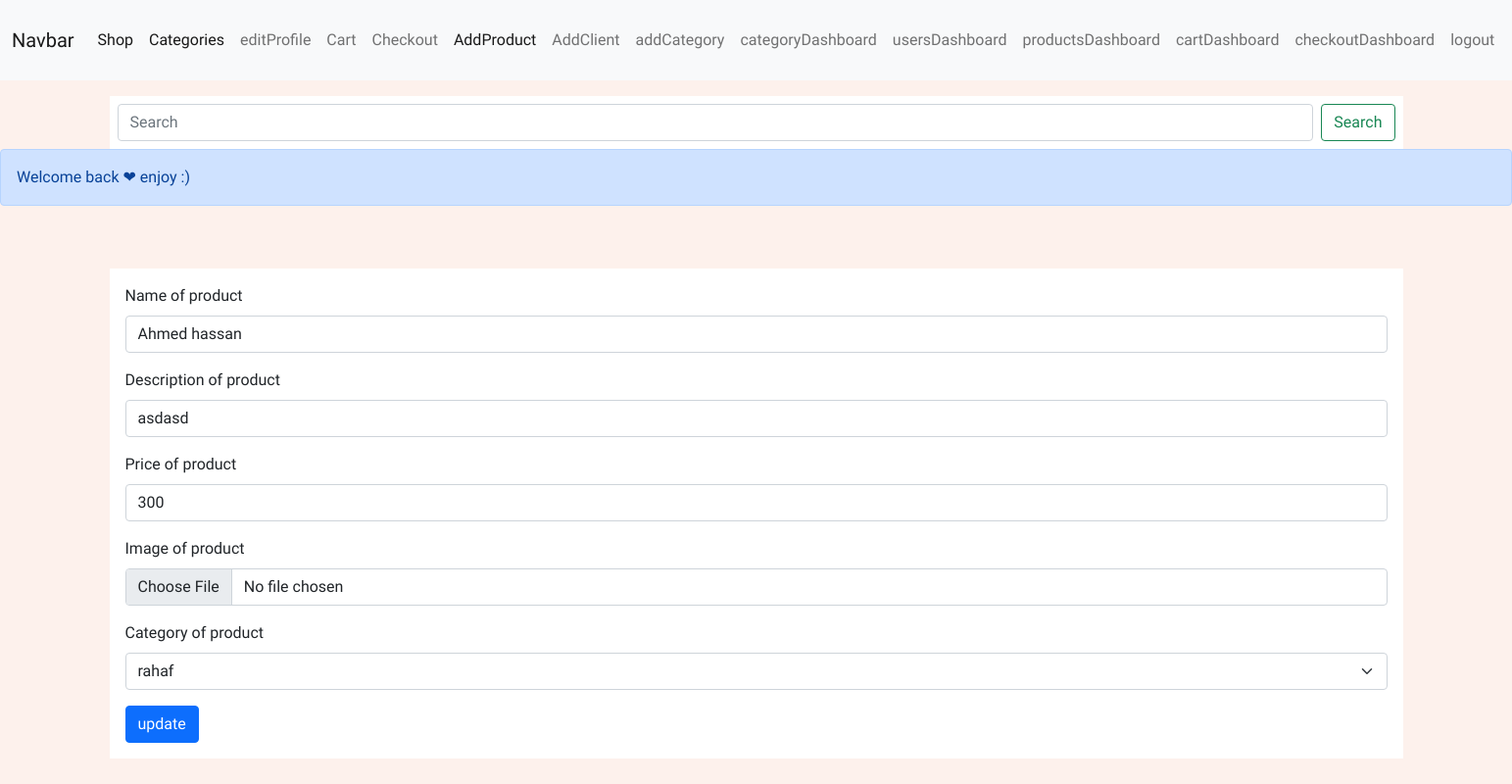
/pages/editProduct.php?id=1 (signed in), run on the app's committed database.
### tables this page shows
CREATE TABLE `items` (
  `id` int(11) NOT NULL,
  `name` varchar(30) NOT NULL,
  `image` varchar(200) NOT NULL,
  `description` varchar(200) NOT NULL,
  `price` int(11) NOT NULL,
  `user_email` varchar(100) NOT NULL,
  `category` varchar(100) NOT NULL
);

### pages/editProduct.php (the view, shortened to what this page needs)
<?php
require_once("../inc/header.php");
if (isset($_GET["id"])) {
    $id = $_GET["id"];
    $selectItems = "SELECT * FROM `items` WHERE id='$id'";
    $q_items = mysqli_query($con, $selectItems);
    while ($result = mysqli_fetch_assoc($q_items)) {
        $data[] = $result;
    }
    if (isset($data)) {
        if (isset($_SESSION["success"])) { ?>
            <div class="alert alert-primary" role="alert">
            <?php echo $_SESSION["success"];
        }
            ?>
            </div>
            <br />
            <br />
            <div class="container p-3">
                <div class="row">
                    <?php foreach ($data as $cat) : ?>
                        <form method="POST" action="../handler/updateProduct.php" enctype="multipart/form-data">
                            <div class="mb-3">
                                <label for="exampleInputEmail1" class="form-label">Name of product</label>
                                <input type="text" class="form-control" name="name" value="<?php echo $cat["name"]; ?>" aria-describedby="emailHelp">
                            </div>
                            <div class="mb-3">
                                <label for="exampleInputEmail1" class="form-label">Description of product</label>
                                <input type="text" class="form-control" name="desc" value="<?php echo $cat["description"]; ?>" aria-describedby="emailHelp">
                            </div>
                            <div class="mb-3">
                                <label for="exampleInputPassword1" class="form-label">Price of product</label>
                                <input type="number" class="form-control" name="price" value="<?php echo $cat["price"]; ?>">
                            </div>
                            <div class="mb-3">
                                <label for="exampleInputPassword1" class="form-label">Image of product</label>
                                <input type="file" class="form-control" name="image">
                            </div>
                            <div class="mb-3">
                                <label for="exampleInputPassword1" class="form-label">Category of product</label>
                                <select class="form-select" aria-label="Default select example" name="category">
                                    <option value="<?php echo $cat["category"]; ?>"><?php echo $cat["category"]; ?></option>
                                </select>
                            </div>
                            <button type="submit" class="btn btn-primary">update</button>
                        </form>
                    <?php endforeach; ?>
                </div>
            </div>
    <?php }
} ?>
    <?php require_once("../inc/header.php"); ?>

### css/style.css (style rules this page uses)
* { -webkit-box-sizing: border-box; box-sizing: border-box; }
body { padding: 0; margin: 0; }
body { font-family: Arial, Helvetica, sans-serif; }
.container { background: #fff !important; border: none; border-radius: none; }

### css/products.css (style rules this page uses)
body { font-family: "Muli", sans-serif; background: #ddd; }

### css/product.css (style rules this page uses)
body { background-color: #fdf1ec; }

### data on the page
items: name "Ahmed hassan", desc "asdasd", price "300", category "rahaf"

### other printed values
$_SESSION["success"] "Welcome back ❤ enjoy :)"
